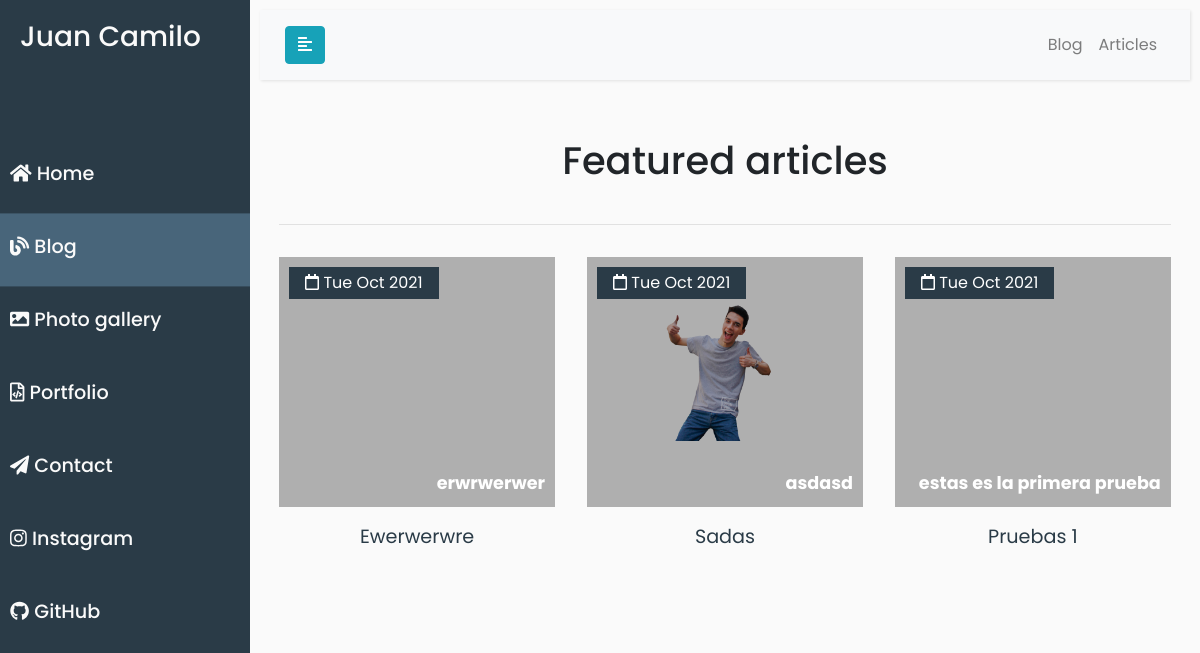
Screenshot of /blog/ with the database file from the repository.
### app/core/models.py (models this page shows, shortened)
class Home(models.Model):
    name = models.CharField(max_length=20, verbose_name='Name of Page')
    acronym = models.CharField(max_length=2, verbose_name='Acronym of Name')
    title = models.CharField(max_length=20, verbose_name='Title of Page')
    instagram_url = models.URLField(verbose_name='Your instagram url')
    github_url = models.URLField(verbose_name='Your Git-Hub url')
    greetings_1 = models.CharField(max_length=5, verbose_name='Greetings in page 1st')
    greetings_2 = models.CharField(max_length=5, verbose_name='Greetings in page 2nd')
    picture = models.ImageField(upload_to='home/' , verbose_name='Your Photo')
    updated = models.DateTimeField(auto_now=True)

### app/blog/models.py (models this page shows, shortened)
class Article(models.Model):
    author = models.ForeignKey(
        Profile, on_delete=models.CASCADE, related_name='author')
    headline = models.CharField(max_length=200)
    sub_headline = models.CharField(max_length=200, null=True, blank=True)
    image = models.ImageField(null=True, blank=True, upload_to="blog/article", default="placeholder.png")
    body = RichTextUploadingField(null=True, blank=True)
    featured = models.BooleanField(default=True)
    tags = models.ManyToManyField(Tag, blank=True)
    options = (
        ('draft', 'Draft'),
        ('published', 'Published'),
    )
    slug = models.SlugField(max_length=250, unique_for_date='publish')
    publish = models.DateTimeField(default=timezone.now)
    status = models.CharField(max_length=10, choices=options, default='draft')
    objects = models.Manager()  # default manager
    articlemanager = ArticleManager()  # custom manager
    def get_absolute_url(self):
        return reverse('blog:article', args=[self.slug])
    class Meta:
        ordering = ('-publish',)

### app/blog/views.py (the view)
# urls.py: path('', views.blog, name='blog'),
def blog(request):
    home = Home.objects.latest('updated')
    featured = Article.articlemanager.filter(featured=True)
    context = {
        'home': home,
        'articles': featured
    }
    return render(request, 'blog/blog.html', context)

### app/blog/models.py (called while the page is built)
        def get_queryset(self):
            return super().get_queryset() .filter(status='published')

### app/static/templates/blog/blog.html (shortened to what this page needs)
{% extends "base/base.html" %} {% load static %}
{% block head %}
<link rel="stylesheet" href="{% static 'css/blog/blog.css' %}" />
{% endblock %}
{% block content %}
<div id="content">
  <div class="topbar">
    <nav class="navbar navbar-expand-lg navbar-light bg-light">
      <div class="container-fluid">
        <button type="button" id="sidebarCollapse" class="btn btn-info">
          <i class="fas fa-align-left"></i>
        </button>
        <div class="collapse navbar-collapse nav__menu" id="navbarSupportedContent">
          <ul class="nav navbar-nav ml-auto">
            <li class="nav-item">
              <a class="nav-link" href="{% url 'blog:blog' %}">Blog</a>
            </li>
            <li class="nav-item">
              <a class="nav-link" href="{% url 'blog:articles' %}">Articles</a>
            </li>
          </ul>
        </div>
      </div>
    </nav>
  </div>
  <section class = "featured" id = "featured">
    <div class = "container2">
      <div class = "title">
        <h2>Featured articles</h2>
      </div>
      <hr>
      <div class = "featured-content">
        {% for article in articles %}
        <div class = "featured-item">
          <div class = "featured-img">
            <a href="{{ article.get_absolute_url }}">
              <img src = "{{ article.image.url }}" alt = "">
              <span><i class='far fa-calendar'></i> {{ article.publish|date:" D M Y" }}</span>
              <span>{{ article.sub_headline }}</span>
            </a>
          </div>
          <div class = "featured-title">
            <a href = "{{ article.get_absolute_url }}">{{ article.headline }}</a>
          </div>
        </div>
          {% empty %}
	        <h3>No Featured Article at the Moment...</h3>
        {% endfor %}
      </div>
    </div>
  </section>
</div>
{% endblock content %}

### app/static/templates/base/base.html (shortened to what this page needs)
{% load static %}
<!DOCTYPE html>
<html lang="en">
    <head>
        <link   rel="stylesheet"
                href="https://stackpath.bootstrapcdn.com/bootstrap/4.1.0/css/bootstrap.min.css"
/>
        <link rel="stylesheet" href="{% static 'css/base/base.css' %}" />
        {% block head %}{% endblock head %}
    </head>
<body>
    <div class="wrapper">
            <nav id="sidebar">
                <div class="sidebar1 sidebar-header">
                    <h3> {{ home.name }} </h3>
                </div>
                <ul class="sidebar2 list-unstyled components">
                    <li class={% if request.path == '/' %}active{% endif %}>
                        <a href="/">
                            <i class="fas fa-home"></i>
                            <h4>Home</h4>
                        </a>
                    </li>
                    <li class={% if request.path == '/blog/' %}active{% endif %}>
                        <a href="/blog">
                            <i class="fas fa-blog"></i>
                            <h4>Blog</h4>
                        </a>
                    </li>
                    <li class={% if request.path == '/gallery/' %}active{% endif %}>
                        <a href="/gallery">
                            <i class="fas fa-image"></i>
                            <h4>Photo gallery</h4>
                        </a>
                    </li>
                    <li class={% if request.path == '/portfolio/' %}active{% endif %}>
                        <a href="/portfolio">
                            <i class="far fa-file-code"></i>
                            <h4>Portfolio</h4>
                        </a>
                    </li>
                    <li class={% if request.path == '/contact/' %}active{% endif %}>
                        <a href="/contact">
                            <i class="fas fa-paper-plane"></i>
                            <h4>Contact</h4>
                        </a>
                    </li>
                    <li>
                        <a href="https://www.instagram.com/juankgmr/" target="_blank">
                            <i class="fab fa-instagram"></i>
                            <h4>Instagram</h4>
                        </a>
                    </li>
                    <li>
                        <a href="https://github.com/juancgr303" >
                            <i class="fab fa-github"></i>
                            <h4>GitHub</h4>
                        </a>
                    </li>
                </ul>
            </nav>
        {% block content %}
        {% endblock  %}
    </div>
</body>
</html>

### app/static/css/base/base.css (style rules this page uses)
:root { --first-color: #2A3B47; --second-color: #48657A; --white-color: #fafafa; --text-color: #999; --header-height: 4rem; --big-font-size: 10rem; --h2-font-size: 1.25rem; }
:root { --mb-1: .5rem; --mb-2: 1rem; --mb-3: 1.5rem; --mb-4: 2rem; }
h4 { font-size: 1em; text-align: left; display: inline-block; }
ul { margin: 0; padding: 0; list-style: none; }
body { font-family: 'Poppins', sans-serif; background: var(--white-color); }
a, a:hover, a:focus { color: inherit; text-decoration: none; transition: all 0.3s; }
.navbar { padding: 15px 10px; background: var(--white-color); border: none; border-radius: 0; margin-bottom: 40px; box-shadow: 1px 1px 3px rgba(0, 0, 0, 0.1); }
i, span { display: inline-block; }
@media screen and (min-width: 768px) { body { margin: 0; } }
.wrapper { display: flex; align-items: stretch; }
#sidebar { min-width: 250px; max-width: 250px; background: var(--first-color); color: var(--white-color); transition: all 0.3s; }
.sidebar1 { position: -webkit-sticky; position: sticky; top: 0; }
.sidebar2 { position: -webkit-sticky; position: sticky; top: 120px; }
#sidebar ul li a { text-align: left; font-size: 1.2em !important; padding: 20px 10px !important; }
#sidebar .sidebar-header { padding: 20px; background: var(--first-color); }
#sidebar ul.components { padding: 20px 0; }
#sidebar ul li a { padding: 10px; font-size: 1.1em; display: block; }
#sidebar ul li.active>a, a[aria-expanded="true"] { color: var(--white-color); background: var(--second-color); }
#content { width: 100%; padding: 10px; min-height: 100vh; transition: all 0.3s; }

### app/static/css/blog/blog.css (style rules this page uses)
.container2 { max-width: 100vw !important; margin: 0 auto !important; padding: 0 1.2rem !important; }
img { width: 100% ; }
.featured { padding: 0.1rem 0 ; }
.title { text-align: center; padding: 1rem 0; }
.title h2 { font-size: 2.4rem ; }
.featured-content { margin: 2rem 0; }
.featured-item { cursor: pointer; margin: 1.5rem 0; }
.featured-img { position: relative; height: 250px; overflow: hidden; }
.featured-img::after { position: absolute; content: ""; top: 0; left: 0; width: 100%; height: 100%; background: rgba(0, 0, 0, 0.3); }
.featured-img img { transition: all 0.5s ease; width: 100% ; }
.featured-img span:first-of-type { position: absolute; z-index: 1; top: 10px; left: 10px; background: var(--first-color); color: #fff; padding: 0.25rem 1rem; }
.featured-img span:last-of-type { position: absolute; z-index: 1; bottom: 10px; right: 10px; color: #fff; font-weight: 700; font-size: 1.1rem; }
.featured-title { padding: 1rem; font-size: 1.2rem; text-align: center; width: 70%; margin: 0 auto; }
.featured-title a { color: var(--first-color); text-decoration: none; text-transform: capitalize; }
@media screen and (min-width: 768px) { .featured-content { display: grid; grid-template-columns: repeat(2, 1fr); gap: 2rem; } }
@media screen and (min-width: 768px) { .featured-item { margin: 0; } }
@media screen and (min-width: 1200px) { .featured-content { grid-template-columns: repeat(3, 1fr); } }

### rows the page displays
Home: name "Juan Camilo"
Article: publish "Tue Oct 2021", sub_headline "erwrwerwer", headline "Ewerwerwre"
Article: image (picture), publish "Tue Oct 2021", sub_headline "asdasd", headline "Sadas"
Article: publish "Tue Oct 2021", sub_headline "estas es la primera prueba", headline "Pruebas 1"
